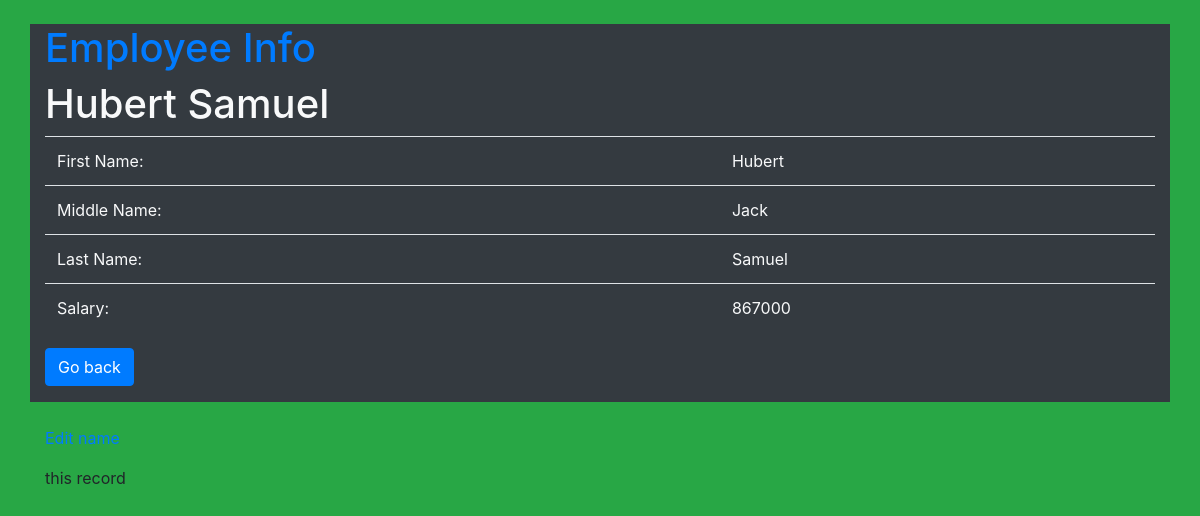
/employees/2, run on the app's committed database.
### demo_app/models.py (models this page shows)
class Employee(models.Model):
    first_name = models.CharField(max_length=50)
    middle_name = models.CharField(max_length=50)
    last_name = models.CharField(max_length=50)
    salary=models.IntegerField()
    department = models.ForeignKey(Department, related_name="employees",on_delete=models.CASCADE)
    created_at = models.DateTimeField(auto_now_add=True)
    updated_at = models.DateTimeField(auto_now=True)

### demo_app/views.py (the view)
# urls.py: path("employees/<int:employee_id>",views.employee_info),
def employee_info(request,employee_id):
    context ={
        "employee":Employee.objects.get(id=employee_id)
    }
    return render(request,"info.html",context)

### demo_app/templates/info.html (shortened to what this page needs)
<!DOCTYPE html>
<html lang="en">
<head>
    <link rel="stylesheet" href="https://stackpath.bootstrapcdn.com/bootstrap/4.3.1/css/bootstrap.min.css">
</head>
<body class="bg-success">
    <div class="container bg-dark text-light mt-4">
        <h1 class="text-primary">Employee Info</h1>
    <h1>{{employee.first_name}} {{employee.last_name}}</h1>
        <table class="table text-light">
            <tbody  >
                <tr>
                    <td>First Name:</td>
                    <td>{{employee.first_name}}</td>
                </tr>
                <tr>
                    <td>Middle Name:</td>
                    <td>{{employee.middle_name}}</td>
                </tr>
                <tr>
                    <td>Last Name:</td>
                    <td>{{employee.last_name}}</td>
                </tr>
                <tr>
                    <td>Salary:</td>
                    <td>{{employee.salary}}</td>
                </tr>
            </tbody>
        </table>
        <a href="/"class="btn btn-primary mb-3">Go back </a>
    </div>
    <div class="container mt-4"><p><a href="/employees/{{employee.id}}/edit">Edit name</a></p>this record</div>
</body>
</html>

### data on the page
Employee: first_name "Hubert", last_name "Samuel", middle_name "Jack", salary "867000"
